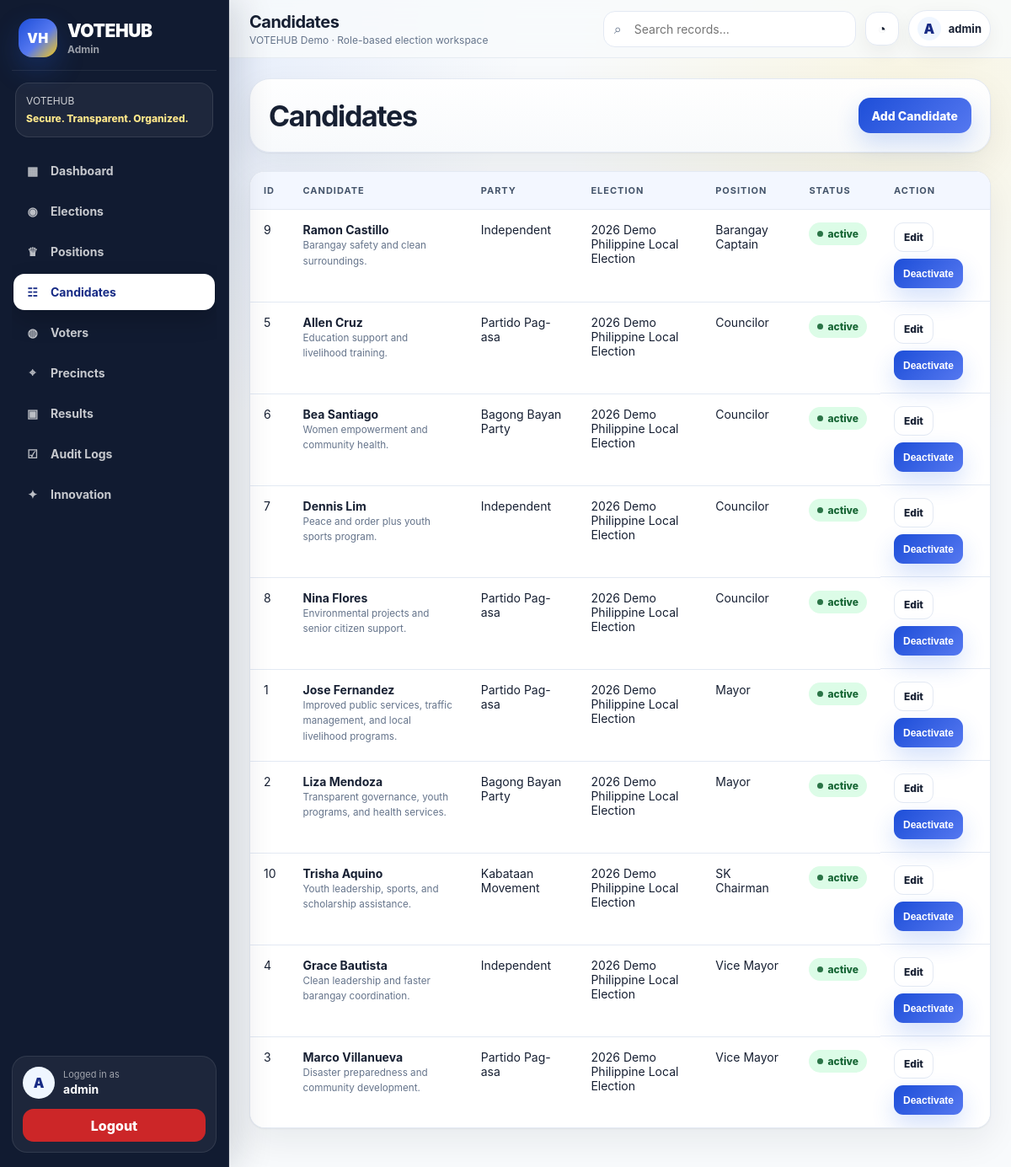
The app's page /admin/candidates.php (signed in) with its own data.
### tables this page shows
CREATE TABLE candidates (
    candidate_id INT AUTO_INCREMENT PRIMARY KEY,
    election_id INT NOT NULL,
    position_id INT NOT NULL,
    candidate_name VARCHAR(150) NOT NULL,
    party_name VARCHAR(120) DEFAULT 'Independent',
    platform TEXT,
    status ENUM('active','inactive') NOT NULL DEFAULT 'active',
    created_at TIMESTAMP DEFAULT CURRENT_TIMESTAMP,
    CONSTRAINT fk_candidates_elections FOREIGN KEY (election_id) REFERENCES elections(election_id)
        ON UPDATE CASCADE ON DELETE CASCADE,
    CONSTRAINT fk_candidates_positions FOREIGN KEY (position_id) REFERENCES positions(position_id)
        ON UPDATE CASCADE ON DELETE CASCADE,
    INDEX idx_candidates_position (position_id)
);

CREATE TABLE elections (
    election_id INT AUTO_INCREMENT PRIMARY KEY,
    election_name VARCHAR(150) NOT NULL,
    election_type VARCHAR(80) NOT NULL,
    start_datetime DATETIME NOT NULL,
    end_datetime DATETIME NOT NULL,
    status ENUM('upcoming','open','closed') NOT NULL DEFAULT 'upcoming',
    created_at TIMESTAMP DEFAULT CURRENT_TIMESTAMP
);

CREATE TABLE positions (
    position_id INT AUTO_INCREMENT PRIMARY KEY,
    election_id INT NOT NULL,
    position_name VARCHAR(100) NOT NULL,
    max_vote INT NOT NULL DEFAULT 1,
    status ENUM('active','inactive') NOT NULL DEFAULT 'active',
    CONSTRAINT fk_positions_elections FOREIGN KEY (election_id) REFERENCES elections(election_id)
        ON UPDATE CASCADE ON DELETE CASCADE,
    UNIQUE KEY unique_position_per_election (election_id, position_name)
);

### admin/candidates.php (the view, shortened to what this page needs)
<?php
require_once __DIR__ . '/../includes/functions.php';
$pageTitle = 'Candidates';
$candidates = $pdo->query('SELECT c.*, e.election_name, p.position_name FROM candidates c INNER JOIN elections e ON c.election_id=e.election_id INNER JOIN positions p ON c.position_id=p.position_id ORDER BY e.election_id DESC, p.position_name, c.candidate_name')->fetchAll();
include __DIR__ . '/../includes/header.php'; include __DIR__ . '/../includes/sidebar.php';
?>
<div class="page-header"><h1>Candidates</h1><a class="btn" href="<?= BASE_URL ?>/admin/add_candidate.php">Add Candidate</a></div>
<div class="card table-wrap"><table>
<tr><th>ID</th><th>Candidate</th><th>Party</th><th>Election</th><th>Position</th><th>Status</th><th>Action</th></tr>
<?php foreach ($candidates as $c): ?>
<tr>
<td><?= h($c['candidate_id']) ?></td><td><strong><?= h($c['candidate_name']) ?></strong><br><small><?= h($c['platform']) ?></small></td><td><?= h($c['party_name']) ?></td><td><?= h($c['election_name']) ?></td><td><?= h($c['position_name']) ?></td><td><?= badge($c['status']) ?></td>
<td class="actions"><a class="btn btn-light" href="<?= BASE_URL ?>/admin/edit_candidate.php?id=<?= $c['candidate_id'] ?>">Edit</a><form method="POST" class="confirm-form"><button type="submit" name="toggle"><?= $c['status']==='active'?'Deactivate':'Activate' ?></button></form></td>
</tr>
<?php endforeach; ?>
</table></div>
<?php include __DIR__ . '/../includes/footer.php'; ?>

### includes/header.php (shortened to what this page needs)
<!DOCTYPE html>
<html lang="en">
<head>
    <link rel="stylesheet" href="<?= BASE_URL ?>/assets/css/style.css">
</head>
<body>

### includes/sidebar.php (shortened to what this page needs)
<?php
$role = $_SESSION['role_name'] ?? '';
$name = $_SESSION['username'] ?? 'User';
$roleLabel = ucwords(str_replace('_', ' ', $role));
$currentPath = parse_url($_SERVER['REQUEST_URI'] ?? '', PHP_URL_PATH) ?: '';
$pageTitleDisplay = $pageTitle ?? 'Dashboard';
$isActive = function ($path) use ($currentPath) {
    return strpos($currentPath, $path) !== false ? 'active' : '';
};
?>
<div class="layout">
    <aside class="sidebar" id="sidebar">
        <div class="brand">
            <div class="brand-mark">VH</div>
            <div>
                <h2>VOTEHUB</h2>
                <p><?= h($roleLabel ?: 'User') ?></p>
            </div>
        </div>
        <div class="system-label">
            VOTEHUB
            <span>Secure. Transparent. Organized.</span>
        </div>
        <nav class="sidebar-nav">
            <?php if ($role === 'admin'): ?>
                <a class="<?= $isActive('/admin/dashboard.php') ?>" href="<?= BASE_URL ?>/admin/dashboard.php"><span>▦</span>Dashboard</a>
                <a class="<?= $isActive('/admin/elections.php') ?>" href="<?= BASE_URL ?>/admin/elections.php"><span>◉</span>Elections</a>
                <a class="<?= $isActive('/admin/positions.php') ?>" href="<?= BASE_URL ?>/admin/positions.php"><span>♛</span>Positions</a>
                <a class="<?= $isActive('/admin/candidates.php') ?>" href="<?= BASE_URL ?>/admin/candidates.php"><span>☷</span>Candidates</a>
                <a class="<?= $isActive('/admin/voters.php') ?>" href="<?= BASE_URL ?>/admin/voters.php"><span>◍</span>Voters</a>
                <a class="<?= $isActive('/admin/precincts.php') ?>" href="<?= BASE_URL ?>/admin/precincts.php"><span>⌖</span>Precincts</a>
                <a class="<?= $isActive('/admin/results.php') ?>" href="<?= BASE_URL ?>/admin/results.php"><span>▣</span>Results</a>
                <a class="<?= $isActive('/admin/audit_logs.php') ?>" href="<?= BASE_URL ?>/admin/audit_logs.php"><span>☑</span>Audit Logs</a>
                <a class="<?= $isActive('/admin/innovation.php') ?>" href="<?= BASE_URL ?>/admin/innovation.php"><span>✦</span>Innovation</a>
            <?php endif; ?>
        </nav>
        <div class="sidebar-footer">
            <div class="user-box">
                <div class="user-avatar"><?= h(strtoupper(substr($name, 0, 1))) ?></div>
                <div>
                    <p>Logged in as</p>
                    <strong><?= h($name) ?></strong>
                </div>
            </div>
            <a class="logout" href="<?= BASE_URL ?>/auth/logout.php">Logout</a>
        </div>
    </aside>
    <main class="content">
        <header class="app-topbar">
            <div class="topbar-title">
                <div>
                    <h1><?= h($pageTitleDisplay) ?></h1>
                    <p>VOTEHUB Demo · Role-based election workspace</p>
                </div>
            </div>
            <div class="topbar-actions">
                <div class="search-box"><input type="search" placeholder="Search records..."></div>
                <div class="notification-dot">◔</div>
                <div class="topbar-user">
                    <div class="user-avatar"><?= h(strtoupper(substr($name, 0, 1))) ?></div>
                    <strong><?= h($name) ?></strong>
                </div>
            </div>
        </header>

### includes/functions.php (shortened to what this page needs)
<?php
function h($value) {
    return htmlspecialchars((string)$value, ENT_QUOTES, 'UTF-8');
}
function badge($text) {
    $class = strtolower(str_replace(' ', '-', $text));
    return '<span class="badge badge-' . h($class) . '">' . h($text) . '</span>';
}
?>

### includes/footer.php (shortened to what this page needs)
    </main>
</div>
</body>
</html>

### records on screen
candidates: candidate_id "9", candidate_name "Ramon Castillo", platform "Barangay safety and clean surroundings.", party_name "Independent", election.election_name "2026 Demo Philippine Local Election", position.position_name "Barangay Captain", status "active", shows "Deactivate"
candidates: candidate_id "5", candidate_name "Allen Cruz", platform "Education support and livelihood training.", party_name "Partido Pag-asa", election.election_name "2026 Demo Philippine Local Election", position.position_name "Councilor", status "active", shows "Deactivate"
candidates: candidate_id "6", candidate_name "Bea Santiago", platform "Women empowerment and community health.", party_name "Bagong Bayan Party", election.election_name "2026 Demo Philippine Local Election", position.position_name "Councilor", status "active", shows "Deactivate"
candidates: candidate_id "7", candidate_name "Dennis Lim", platform "Peace and order plus youth sports program.", party_name "Independent", election.election_name "2026 Demo Philippine Local Election", position.position_name "Councilor", status "active", shows "Deactivate"
candidates: candidate_id "8", candidate_name "Nina Flores", platform "Environmental projects and senior citizen support.", party_name "Partido Pag-asa", election.election_name "2026 Demo Philippine Local Election", position.position_name "Councilor", status "active", shows "Deactivate"
candidates: candidate_id "1", candidate_name "Jose Fernandez", platform "Improved public services, traffic management, and local livelihood programs.", party_name "Partido Pag-asa", election.election_name "2026 Demo Philippine Local Election", position.position_name "Mayor", status "active", shows "Deactivate"
candidates: candidate_id "2", candidate_name "Liza Mendoza", platform "Transparent governance, youth programs, and health services.", party_name "Bagong Bayan Party", election.election_name "2026 Demo Philippine Local Election", position.position_name "Mayor", status "active", shows "Deactivate"
candidates: candidate_id "10", candidate_name "Trisha Aquino", platform "Youth leadership, sports, and scholarship assistance.", party_name "Kabataan Movement", election.election_name "2026 Demo Philippine Local Election", position.position_name "SK Chairman", status "active", shows "Deactivate"
candidates: candidate_id "4", candidate_name "Grace Bautista", platform "Clean leadership and faster barangay coordination.", party_name "Independent", election.election_name "2026 Demo Philippine Local Election", position.position_name "Vice Mayor", status "active", shows "Deactivate"
candidates: candidate_id "3", candidate_name "Marco Villanueva", platform "Disaster preparedness and community development.", party_name "Partido Pag-asa", election.election_name "2026 Demo Philippine Local Election", position.position_name "Vice Mayor", status "active", shows "Deactivate"

### other values on screen
$roleLabel ?: 'User' "Admin"
substr($name, 0, 1) "A"
$name "admin"
$pageTitleDisplay "Candidates"
